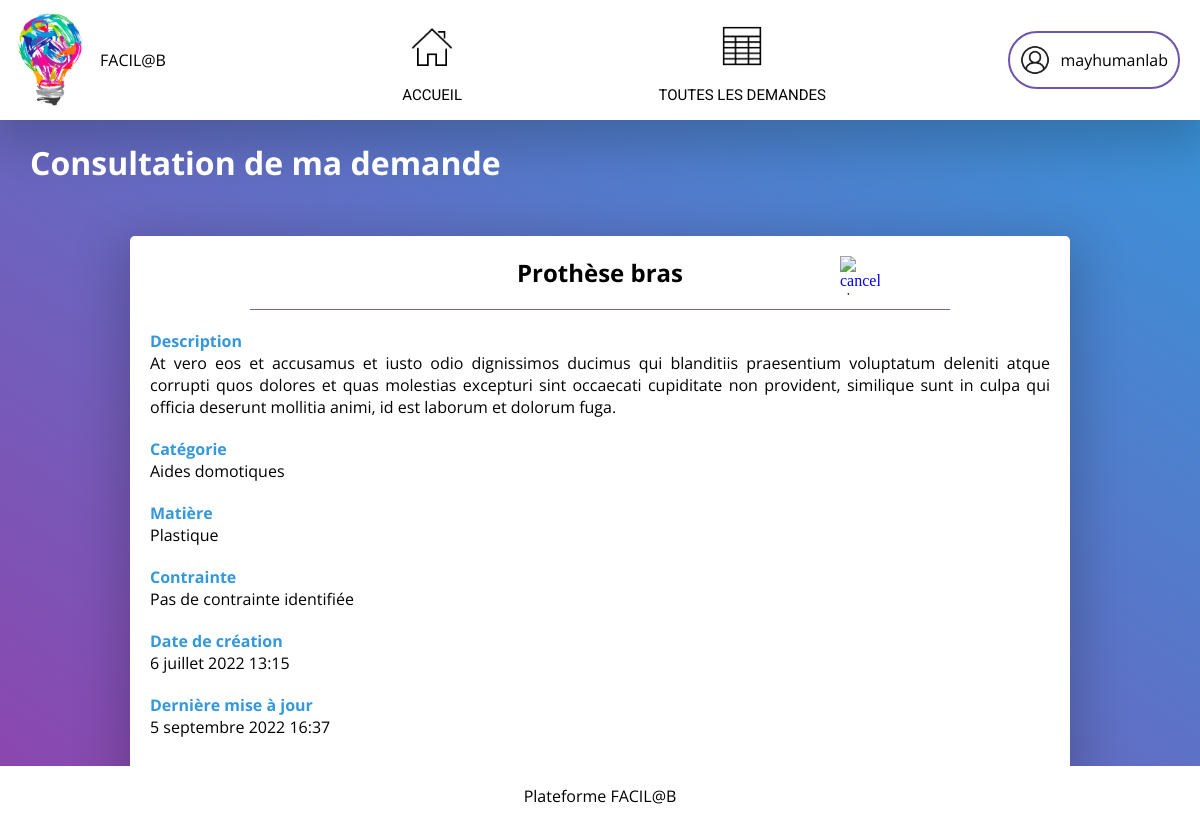
The page /detail-request-from-mylist-applicant/6/ (signed in) on the database its author committed.
### authentication/models.py (models this page shows, shortened)
class User(AbstractUser):
    is_applicant = models.BooleanField(default=False)
    is_fablab = models.BooleanField(default=False)
    created_at = models.DateTimeField(default=timezone.now)
    updated_at = models.DateTimeField(auto_now=True)

### plateform/models.py (models this page shows, shortened)
class Request(models.Model):
    id = models.AutoField(
        primary_key=True)
    created_at = models.DateTimeField(
        default=timezone.now)
    updated_at = models.DateTimeField(
        auto_now=True)
    request_title = models.CharField(
        max_length=255,
        verbose_name='Titre')
    request_detail = models.TextField(
        verbose_name='Description')
    categorie = models.CharField(
        choices=CATEGORIE_CHOICES,
        max_length=55,
        verbose_name='Catégorie')
    matiere = models.CharField(
        choices=MATIERE_CHOICES,
        max_length=55,
        verbose_name='Matière')
    contrainte = models.CharField(
        choices=CONTRAINTE_CHOICES,
        max_length=55,
        verbose_name='Contrainte')
    user = models.ForeignKey(
        User,
        blank=True,
        null=True,
        on_delete=models.SET_NULL)

### plateform/views.py (the view)
# urls.py: path('detail-request-from-mylist-applicant/<id>/', views.detail_request_list_applicant,
@login_required
def detail_request_list_applicant(request, id):
    detail_of_request = Request.objects.get(id=id)
    user_search = User.objects.get(request=id)
    applicant_element = ApplicantUser.objects.get(user_id=user_search)
    return render(request, 'detail_request_list_applicant.html',
                  {'request': detail_of_request,
                   'user_request': user_search,
                   'user_applicant': applicant_element})

### plateform/templates/detail_request_list_applicant.html
{% extends 'base.html' %}
{% block detail_request_list_applicant %}
<div class="detail-request">
    <h1>Consultation de ma demande</h1>
    <article class="window-detail-request">
        <div class="request">
            <div class="header-detail-request">
                <div class="show-title">
                    <a href="{% url 'list-request' %}">
                        <img class="cancel-detail-icon" src="/static/images/cancel_icon.png" alt="cancel icon">
                    </a>
                    <h2>{{ request.request_title }}</h2>
                </div>
            </div>
            <div>
                <h3>Description</h3>
                <p class="response">{{ request.request_detail }}</p>
            </div>
            <div>
                <h3>Catégorie</h3>
                <p class="response">{{ request.categorie }}</p>
            </div>
            <div>
                <h3>Matière</h3>
                <p class="response">{{ request.matiere }}</p>
            </div>
            <div>
                <h3>Contrainte</h3>
                <p class="response">{{ request.contrainte }}</p>
            </div>
            <div>
                <h3>Date de création</h3>
                <p class="response">{{ request.created_at }}</p>
            </div>
            <div>
                <h3>Dernière mise à jour</h3>
                <p class="response">{{ request.updated_at }}</p>
            </div>
        </div>
    </article>
</div>
{% endblock %}

### templates/base.html (shortened to what this page needs)
<!DOCTYPE html>
<html lang="fr">
    <head>
        {% load static %}
        <link rel="stylesheet" href="{% static 'base.css' %}"/>
        <link rel="stylesheet" href="{% static 'home_page.css' %}"/>
        <link rel="stylesheet" href="{% static 'list_requests.css' %}"/>
        <link rel="stylesheet" href="{% static 'detail_request.css' %}"/>
        <link rel="stylesheet" href="{% static 'create_request.css' %}"/>
        <link rel="stylesheet" href="{% static 'update_request.css' %}"/>
        <link rel="stylesheet" href="{% static 'delete_request.css' %}"/>
        <link rel="stylesheet" href="{% static 'table_request.css' %}"/>
        <link rel="stylesheet" href="{% static 'detail_profile.css' %}"/>
    </head>
    <body>
        <header>
            <img class="logo-facilab", src="/static/images/logo_facilab.png" alt="logo facilab plateform">
            <p>FACIL@B</p>
            <nav class="nav-applicant">
                <div class="nav-element">
                    <div class="circle-element">
                        <img class="icon-nav-applicant" src="/static/images/home_icon.png" alt="home icon">
                    </div>
                    <a href="{% url 'home-page' %}">Accueil</a>
                </div>
                <div class="nav-element">
                        <div class="circle-element">
                                <img class="icon-nav-applicant" src="/static/images/table_icon.png" alt="table icon">
                            </div>
                            {% if user.is_applicant is True %}
                            <a href="{% url 'table-request' %}">Toutes les demandes</a>
                            {% elif user.is_fablab is True %}
                            <a href="{% url 'table-request-fablab' %}">Toutes les demandes</a>
                            {% endif %}
                        </div>
            </nav>
            <div class="display-user">
                <img class="icon-user" src="/static/images/user_icon.png" alt="user icon">
                <p class="username">{{ user.username }}</p>
            </div>
        </header>
        {% block detail_request_list_applicant %}{% endblock %}
    </body>
    <footer>
        <p>Plateforme FACIL@B</p>
    </footer>
</html>

### authentication/static/base.css (style rules this page uses)
html { height: 100%; }
body { margin: 0px; padding: 0px; height: 100%; display: flex; flex-direction: column; background-image: linear-gradient(to right top, #8e44ad 0%, #3498db 100%); }
header { display: flex; align-items: center; background-color: white; width: 100%; height: 100px; margin: 0px ; padding: 10px 0; box-shadow: 0px 15px 50px 10px rgba(0, 0, 0, 0.2); }
.logo-facilab { height: 100%; width: 100px; }
p { font-family: "Open Sans"; }
.nav-applicant { display: flex; justify-content: center; align-items: center; width: 100%; height: 100%; }
.nav-applicant .nav-element { display: flex; flex-direction: column; justify-content: center; align-items: center; width: 230px; margin: 20px; padding: 20px; }
.nav-applicant .nav-element .circle-element { width: 50px; border-radius: 50%; display: flex; justify-content: center; padding: 10px; }
.nav-applicant .nav-element .circle-element .icon-nav-applicant { width: 40px; height: 40px; }
.nav-applicant a { font-family: roboto; font-size: 15px; text-transform: uppercase; text-decoration: none; color: black; margin-top: 10px; }
.display-user { border: 2px solid rgba(111, 84, 172, 1); border-radius: 30px; padding-left: 10px; padding-right:10px; margin-right: 20px; width: auto; display: flex; align-items: center; }
.icon-user { height: 30px; width: 30px; }
.username { margin-left: 10px; text-decoration: none; }
footer { background-color: white; height: 60px; width: 100%; bottom: 0; position: fixed; display:flex; flex-direction: column; justify-content: center; align-items: center; margin-top: 100px; }

### plateform/static/list_requests.css (style rules this page uses)
h1 { font-family: "Open Sans"; color: white; margin-left: 30px; }
h2 { font-family: "Open Sans"; margin-top: 0px; }
p { text-align: justify; }

### plateform/static/detail_request.css (style rules this page uses)
.detail-request { height: 100%; }
.window-detail-request { display: flex; justify-content: center; flex-wrap: wrap; height: auto; }
.request { height: 550px; width: 900px; box-shadow: 0px 15px 50px 10px rgba(0, 0, 0, 0.2); background: #fff; border-radius: 5px; display: flex; flex-direction: column; padding: 20px; margin-top: 30px; overflow-y: scroll; }
.header-detail-request { display: flex; align-items: center; justify-content: center; }
.show-title { width: 700px; text-align: center; text-align: center; padding: 0px; margin-bottom: 20px; border-bottom: 1px solid #6d64bb; }
h3 { font-family: "Open Sans"; width: 100%; font-size: 16px; color: #3498db; margin: 0px; }
.cancel-detail-icon { height: 40px; width: 40px; position: absolute; margin-left: 20%; }
.response { margin-top: 0px; margin-bottom: 20px; padding: 0px; }

### plateform/static/table_request.css (style rules this page uses)
h1 { font-family: "Open Sans"; color: white; margin-left: 30px; }

### authentication/static/detail_profile.css (style rules this page uses)
h3 { font-family: "Open Sans"; width: auto; font-size: 16px; color: #3498db; margin: 0px; }
.response { margin-top: 0px; margin-bottom: 20px; padding: 0px; }

### rows shown on the page
User: username "mayhumanlab"
Request: request_title "Prothèse bras", request_detail "At vero eos et accusamus et iusto odio dignissimos ducimus qui blanditiis praesentium voluptatum deleniti atque corrupti quos dolores et quas molestias excepturi sint occaecati cupiditate non provident, similique sunt in culpa qui officia deserunt mollitia animi, id est laborum et dolorum fuga.", categorie "Aides domotiques", matiere "Plastique", contrainte "Pas de contrainte identifiée", created_at "6 juillet 2022 13:15", updated_at "5 septembre 2022 16:37"
